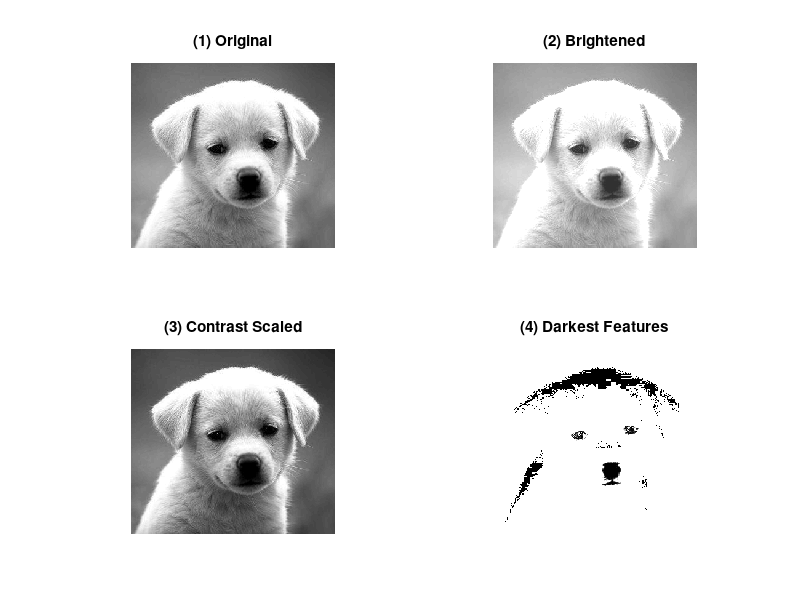
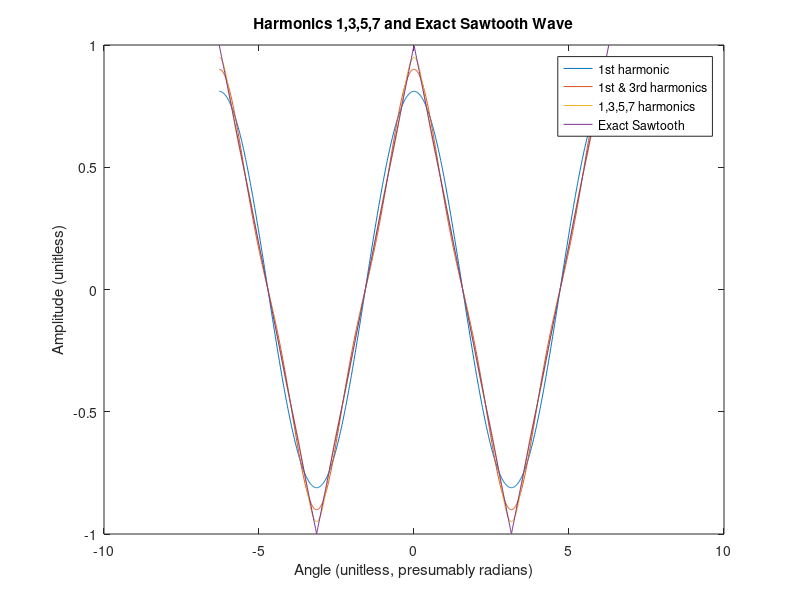

These figures' MATLAB source, in order:
% Homework Application 1
% Darwn Mergaye`
% Date: 1/27/2022

clear
clc

%Problem 1
%(a) Load image
load puppy

%(b) Create brightened copy
puppy2 = puppy + 50;

%(c) Create contraat scaleed image
a = 0.5/255;
b = 0.5;
y = single (puppy);
z = a*y.^2 + b*y; %Assumed elementwise exponent because unable to square a non-square matrix
puppy3 = uint8(z);

%(d) Create darkest parts extracted image
puppy4 = puppy.*(puppy - puppy3);

%Display results in figure
figure
subplot(2,2,1)
imshow(puppy)
title('(1) Original')
subplot(2,2,2)
imshow(puppy2)
title('(2) Brightened')
subplot(2,2,3)
imshow(puppy3)
title('(3) Contrast Scaled')
subplot(2,2,4)
imshow(puppy4)
title('(4) Darkest Features')

%Save images as jpg
print -djpg puppies.jpg

%Problem 2
%Initial message
msg = 'We hold these truths to be self-evident, that all men are created equal, that they are endowed by their Creator with certain unalienable Rights, that among these are Life, Liberty and the pursuit of Happiness.';
%Calculate message length and create encryption key
msglen = length(msg);
key = randi(11,1,msglen) - 6;
%Encrypt message
msgencrypt = char(msg + key);

%Display encrypted and unencrypted messages
disp('Encrypted message:')
disp(msgencrypt)
disp('Unencrypted message:')
disp(char(msgencrypt - key))

%Problem 3
%Construct independent variable partition from -2pi to 2pi
t = linspace(-2*pi,2*pi,1000);

%Construct the three partial harmonics and sawtooth function
fun1 = @(t) (8/pi^2)*cos(t);
fun2 = @(t) (8/pi^2)*cos(t) + (8/(9*pi^2))*cos(3*t);
fun3 = @(t) (8/pi^2)*cos(t) + (8/(9*pi^2))*cos(3*t) + (8/(25*pi^2))*cos(5*t) + (8/(49*pi^2))*cos(7*t);
x_exact = sawtooth(t+pi, 1/2);

%Create new figure and display results
figure
plot(t,fun1(t),t,fun2(t),t,fun3(t),t,x_exact)
legend('1st harmonic', '1st & 3rd harmonics', '1,3,5,7 harmonics', 'Exact Sawtooth')
title('Harmonics 1,3,5,7 and Exact Sawtooth Wave')
xlabel('Angle (unitless, presumably radians)')
ylabel('Amplitude (unitless)')

%Save plot as jpg
print -djpg sawtoothplot.jpg
